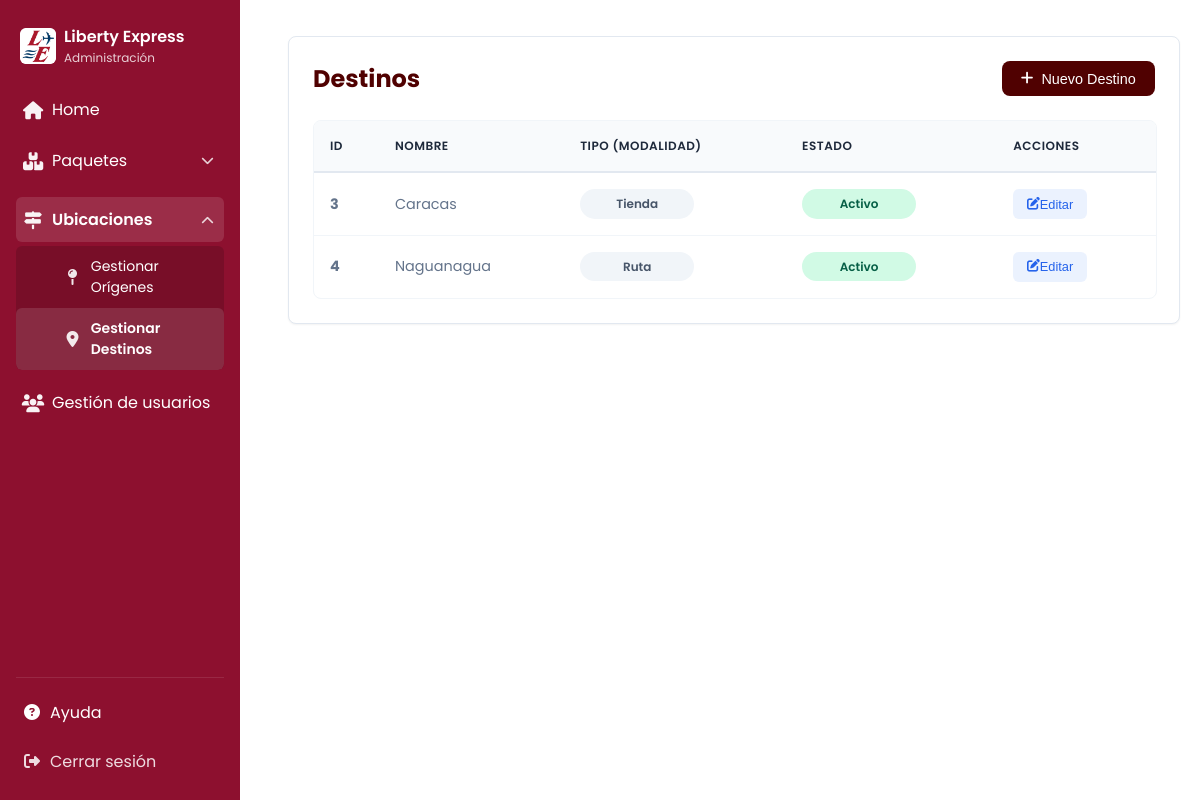
Screenshot of /gestion_destinos.php with the database file from the repository.
### tables this page shows
CREATE TABLE `destino` (
  `Destino_id` int(11) NOT NULL,
  `Nombre` varchar(100) NOT NULL,
  `Modalidad` varchar(50) DEFAULT NULL,
  `Estado` varchar(50) DEFAULT NULL
);

### gestion_destinos.php (the view, shortened to what this page needs)
<?php
include($_SERVER['DOCUMENT_ROOT'] . '/liberty/app/db/connect.php');
try {
    $stmt = $conn->query("SELECT * FROM Destino ORDER BY Nombre ASC");
    $destinos = $stmt->fetchAll(PDO::FETCH_OBJ);
} catch (PDOException $e) {
    die("Error al consultar los destinos: " . $e->getMessage());
}
?>
<!DOCTYPE html>
<html lang="es">
<head>
    <link rel="stylesheet" href="/liberty/app/assets/css/tables.css">
    <link rel="stylesheet" href="/liberty/app/assets/css/forms.css">
    <link rel="stylesheet" href="/liberty/app/assets/css/modal.css">
    <link rel="stylesheet" href="https://cdnjs.cloudflare.com/ajax/libs/font-awesome/6.4.0/css/all.min.css">
</head>
<body>
    <div class="app-wrap">
        <?php include($_SERVER['DOCUMENT_ROOT'] . '/liberty/app/includes/menu.php'); ?>
        <main class="main-content">
            <div class="table-container">
                <div class="table-header">
                    <h1>Destinos</h1>
                    <button id="btn-open-crear" class="btn-primary"><i class="fas fa-plus"></i> Nuevo Destino</button>
                </div>
                <div class="table-responsive">
                    <table class="data-table">
                        <thead>
                            <tr>
                                <th>ID</th>
                                <th>Nombre</th>
                                <th>Tipo (Modalidad)</th>
                                <th>Estado</th>
                                <th>Acciones</th>
                            </tr>
                        </thead>
                        <tbody>
                            <?php if (empty($destinos)): ?>
                                <tr><td colspan="5" style="text-align:center;">No hay destinos registrados.</td></tr>
                            <?php else: ?>
                                <?php foreach ($destinos as $destino): ?>
                                    <tr>
                                        <td><strong><?php echo $destino->Destino_id; ?></strong></td>
                                        <td><?php echo htmlspecialchars($destino->Nombre); ?></td>
                                        <td><span class="status-badge" style="background:#f1f5f9; color:#475569;"><?php echo htmlspecialchars($destino->Modalidad); ?></span></td>
                                        <td>
                                            <span class="status-badge <?php echo ($destino->Estado == 'Activo') ? 'status-entregado' : 'status-devolucion'; ?>">
                                                <?php echo htmlspecialchars($destino->Estado); ?>
                                            </span>
                                        </td>
                                        <td>
                                            <button class="btn-action edit btn-open-editar"
                                                data-id="<?php echo $destino->Destino_id; ?>"
                                                data-nombre="<?php echo htmlspecialchars($destino->Nombre); ?>"
                                                data-modalidad="<?php echo htmlspecialchars($destino->Modalidad); ?>"
                                                data-estado="<?php echo htmlspecialchars($destino->Estado); ?>"
                                                title="Editar">
                                                <i class="fas fa-edit"></i> Editar
                                            </button>
                                        </td>
                                    </tr>
                                <?php endforeach; ?>
                            <?php endif; ?>
                        </tbody>
                    </table>
                </div>
            </div>
        </main>
    </div>
</body>
</html>

### app/assets/css/tables.css (style rules this page uses)
:root { --primary: #500101; --primary-light: #7a1e1e; --primary-soft: rgba(80, 1, 1, 0.1); --text-dark: #1e293b; --text-gray: #64748b; --bg-body: #f1f5f9; --white: #ffffff; --radius: 12px; --shadow-sm: 0 1px 2px 0 rgba(0, 0, 0, 0.05); }
.table-container { max-width: 100%; margin: 1rem 0; padding: 1.5rem; background: var(--white); border-radius: var(--radius); box-shadow: var(--shadow-sm); border: 1px solid #e2e8f0; }
.table-header { display: flex; justify-content: space-between; align-items: center; margin-bottom: 1.5rem; flex-wrap: wrap; gap: 1rem; }
.table-header h1 { color: var(--primary); font-size: 1.5rem; margin: 0; font-weight: 700; }
.btn-primary { background: var(--primary); color: var(--white); border: none; padding: 0.6rem 1.2rem; font-size: 0.9rem; font-weight: 500; border-radius: 8px; cursor: pointer; text-decoration: none; display: inline-flex; align-items: center; gap: 0.5rem; transition: all 0.2s; }
.table-responsive { width: 100%; overflow-x: auto; border-radius: 8px; border: 1px solid #f1f5f9; }
.data-table { width: 100%; border-collapse: collapse; font-size: 0.9rem; white-space: nowrap; }
.data-table thead th { background-color: #f8fafc; color: var(--text-dark); font-weight: 600; text-align: left; padding: 1rem; border-bottom: 2px solid #e2e8f0; text-transform: uppercase; font-size: 0.75rem; letter-spacing: 0.5px; }
.data-table tbody td { padding: 1rem; color: var(--text-gray); border-bottom: 1px solid #f1f5f9; vertical-align: middle; }
.data-table tbody tr:last-child td { border-bottom: none; }
.btn-action { display: inline-flex; align-items: center; justify-content: center; padding: 0.4rem 0.8rem; border-radius: 6px; font-size: 0.8rem; font-weight: 500; text-decoration: none; transition: all 0.2s; margin-right: 0.25rem; border: 1px solid transparent; }
.btn-action.edit { background-color: rgba(59, 130, 246, 0.1); color: #2563eb; }
.status-badge { padding: 0.35rem 0.75rem; border-radius: 50px; font-size: 0.75rem; font-weight: 600; display: inline-block; text-align: center; min-width: 90px; }
.status-entregado { background-color: #d1fae5; color: #065f46; }

### app/assets/css/forms.css (style rules this page uses)
:root { --primary: #500101; --text-dark: #1e293b; --text-gray: #64748b; --border: #cbd5e1; --radius: 8px; }

### app/assets/css/sidebar.css (style rules this page uses)
:root { --sidebar-width: 240px; --bg: #8d102f; --accent: #ffffff; --text: #ffffff; }
body { font-family: 'Poppins', system-ui, -apple-system, 'Segoe UI', Roboto, 'Helvetica Neue', Arial, sans-serif; margin: 0; }
.app-wrap { display: flex; }
.main-content { margin-left: var(--sidebar-width); flex: 1; padding: 20px; }

### rows the page displays
destino: Destino_id "3", Nombre "Caracas", Modalidad "Tienda", Estado "Activo"
destino: Destino_id "4", Nombre "Naguanagua", Modalidad "Ruta", Estado "Activo"
